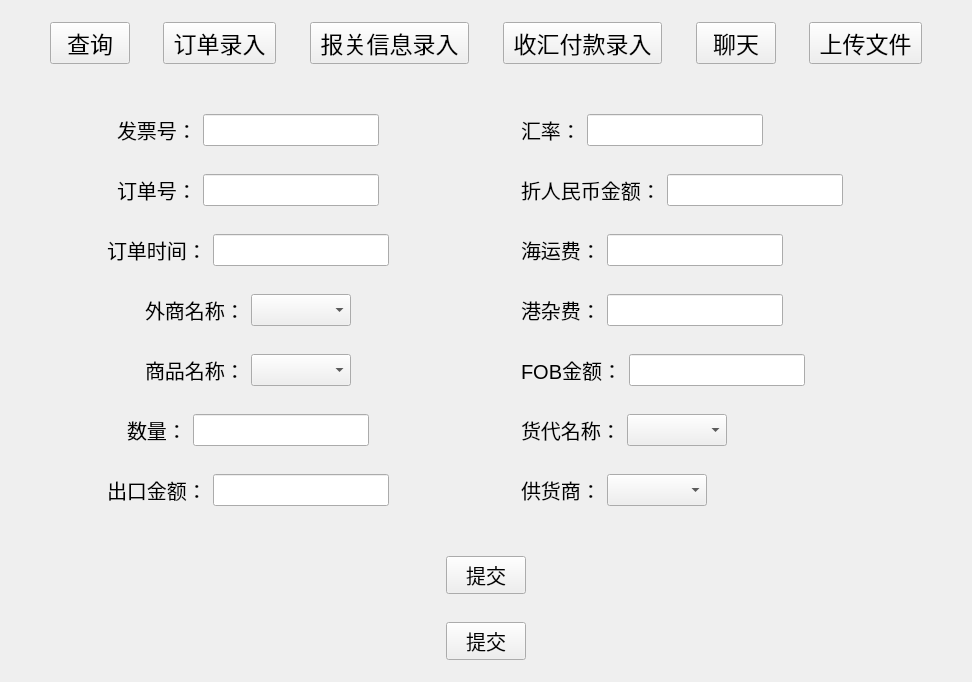
<?xml version="1.0" encoding="UTF-8"?>
<ui version="4.0">
 <class>MainWindow3Class</class>
 <widget class="QWidget" name="MainWindow3Class">
  <property name="geometry">
   <rect>
    <x>0</x>
    <y>0</y>
    <width>972</width>
    <height>606</height>
   </rect>
  </property>
  <property name="windowTitle">
   <string>MainWindow3</string>
  </property>
  <layout class="QVBoxLayout" name="verticalLayout_3">
   <item>
    <widget class="QWidget" name="widget" native="true">
     <layout class="QHBoxLayout" name="horizontalLayout">
      <item>
       <spacer name="horizontalSpacer_14">
        <property name="orientation">
         <enum>Qt::Horizontal</enum>
        </property>
        <property name="sizeHint" stdset="0">
         <size>
          <width>40</width>
          <height>20</height>
         </size>
        </property>
       </spacer>
      </item>
      <item>
       <widget class="QPushButton" name="queryButton">
        <property name="font">
         <font>
          <pointsize>17</pointsize>
         </font>
        </property>
        <property name="text">
         <string>查询</string>
        </property>
       </widget>
      </item>
      <item>
       <spacer name="horizontalSpacer_15">
        <property name="orientation">
         <enum>Qt::Horizontal</enum>
        </property>
        <property name="sizeHint" stdset="0">
         <size>
          <width>40</width>
          <height>20</height>
         </size>
        </property>
       </spacer>
      </item>
      <item>
       <widget class="QPushButton" name="insertButton1">
        <property name="font">
         <font>
          <pointsize>17</pointsize>
         </font>
        </property>
        <property name="text">
         <string> 订单录入 </string>
        </property>
       </widget>
      </item>
      <item>
       <spacer name="horizontalSpacer">
        <property name="orientation">
         <enum>Qt::Horizontal</enum>
        </property>
        <property name="sizeHint" stdset="0">
         <size>
          <width>40</width>
          <height>20</height>
         </size>
        </property>
       </spacer>
      </item>
      <item>
       <widget class="QPushButton" name="insertButton2">
        <property name="font">
         <font>
          <pointsize>17</pointsize>
         </font>
        </property>
        <property name="text">
         <string> 报关信息录入 </string>
        </property>
       </widget>
      </item>
      <item>
       <spacer name="horizontalSpacer_2">
        <property name="orientation">
         <enum>Qt::Horizontal</enum>
        </property>
        <property name="sizeHint" stdset="0">
         <size>
          <width>40</width>
          <height>20</height>
         </size>
        </property>
       </spacer>
      </item>
      <item>
       <widget class="QPushButton" name="insertButton3">
        <property name="font">
         <font>
          <pointsize>17</pointsize>
         </font>
        </property>
        <property name="text">
         <string> 收汇付款录入 </string>
        </property>
       </widget>
      </item>
      <item>
       <spacer name="horizontalSpacer_16">
        <property name="orientation">
         <enum>Qt::Horizontal</enum>
        </property>
        <property name="sizeHint" stdset="0">
         <size>
          <width>40</width>
          <height>20</height>
         </size>
        </property>
       </spacer>
      </item>
      <item>
       <widget class="QPushButton" name="chatButton">
        <property name="font">
         <font>
          <pointsize>17</pointsize>
         </font>
        </property>
        <property name="text">
         <string>聊天</string>
        </property>
       </widget>
      </item>
      <item>
       <spacer name="horizontalSpacer_17">
        <property name="orientation">
         <enum>Qt::Horizontal</enum>
        </property>
        <property name="sizeHint" stdset="0">
         <size>
          <width>40</width>
          <height>20</height>
         </size>
        </property>
       </spacer>
      </item>
      <item>
       <widget class="QPushButton" name="uploadButton">
        <property name="font">
         <font>
          <pointsize>17</pointsize>
         </font>
        </property>
        <property name="text">
         <string> 上传文件 </string>
        </property>
       </widget>
      </item>
      <item>
       <spacer name="horizontalSpacer_13">
        <property name="orientation">
         <enum>Qt::Horizontal</enum>
        </property>
        <property name="sizeHint" stdset="0">
         <size>
          <width>40</width>
          <height>20</height>
         </size>
        </property>
       </spacer>
      </item>
     </layout>
    </widget>
   </item>
   <item>
    <widget class="QWidget" name="widget_18" native="true">
     <layout class="QHBoxLayout" name="horizontalLayout_16">
      <item>
       <widget class="QWidget" name="widget_2" native="true">
        <layout class="QVBoxLayout" name="verticalLayout">
         <item>
          <widget class="QWidget" name="widget_6" native="true">
           <layout class="QHBoxLayout" name="horizontalLayout_2">
            <item>
             <spacer name="horizontalSpacer_26">
              <property name="orientation">
               <enum>Qt::Horizontal</enum>
              </property>
              <property name="sizeHint" stdset="0">
               <size>
                <width>40</width>
                <height>20</height>
               </size>
              </property>
             </spacer>
            </item>
            <item>
             <widget class="QLabel" name="label_2">
              <property name="font">
               <font>
                <pointsize>15</pointsize>
               </font>
              </property>
              <property name="text">
               <string>发票号：</string>
              </property>
             </widget>
            </item>
            <item>
             <widget class="QLineEdit" name="invoice_num">
              <property name="font">
               <font>
                <pointsize>15</pointsize>
               </font>
              </property>
             </widget>
            </item>
            <item>
             <spacer name="horizontalSpacer_11">
              <property name="orientation">
               <enum>Qt::Horizontal</enum>
              </property>
              <property name="sizeHint" stdset="0">
               <size>
                <width>40</width>
                <height>20</height>
               </size>
              </property>
             </spacer>
            </item>
           </layout>
          </widget>
         </item>
         <item>
          <widget class="QWidget" name="widget_7" native="true">
           <layout class="QHBoxLayout" name="horizontalLayout_3">
            <item>
             <spacer name="horizontalSpacer_27">
              <property name="orientation">
               <enum>Qt::Horizontal</enum>
              </property>
              <property name="sizeHint" stdset="0">
               <size>
                <width>40</width>
                <height>20</height>
               </size>
              </property>
             </spacer>
            </item>
            <item>
             <widget class="QLabel" name="label_3">
              <property name="font">
               <font>
                <pointsize>15</pointsize>
               </font>
              </property>
              <property name="text">
               <string>订单号：</string>
              </property>
             </widget>
            </item>
            <item>
             <widget class="QLineEdit" name="order_num">
              <property name="font">
               <font>
                <pointsize>15</pointsize>
               </font>
              </property>
             </widget>
            </item>
            <item>
             <spacer name="horizontalSpacer_12">
              <property name="orientation">
               <enum>Qt::Horizontal</enum>
              </property>
              <property name="sizeHint" stdset="0">
               <size>
                <width>40</width>
                <height>20</height>
               </size>
              </property>
             </spacer>
            </item>
           </layout>
          </widget>
         </item>
         <item>
          <widget class="QWidget" name="widget_8" native="true">
           <layout class="QHBoxLayout" name="horizontalLayout_4">
            <item>
             <spacer name="horizontalSpacer_28">
              <property name="orientation">
               <enum>Qt::Horizontal</enum>
              </property>
              <property name="sizeHint" stdset="0">
               <size>
                <width>40</width>
                <height>20</height>
               </size>
              </property>
             </spacer>
            </item>
            <item>
             <widget class="QLabel" name="label_5">
              <property name="font">
               <font>
                <pointsize>15</pointsize>
               </font>
              </property>
              <property name="text">
               <string>订单时间：</string>
              </property>
             </widget>
            </item>
            <item>
             <widget class="QLineEdit" name="order_date">
              <property name="font">
               <font>
                <pointsize>15</pointsize>
               </font>
              </property>
             </widget>
            </item>
            <item>
             <spacer name="horizontalSpacer_18">
              <property name="orientation">
               <enum>Qt::Horizontal</enum>
              </property>
              <property name="sizeHint" stdset="0">
               <size>
                <width>40</width>
                <height>20</height>
               </size>
              </property>
             </spacer>
            </item>
           </layout>
          </widget>
         </item>
         <item>
          <widget class="QWidget" name="widget_4" native="true">
           <layout class="QHBoxLayout" name="horizontalLayout_6">
            <item>
             <spacer name="horizontalSpacer_29">
              <property name="orientation">
               <enum>Qt::Horizontal</enum>
              </property>
              <property name="sizeHint" stdset="0">
               <size>
                <width>40</width>
                <height>20</height>
               </size>
              </property>
             </spacer>
            </item>
            <item>
             <widget class="QLabel" name="label_4">
              <property name="font">
               <font>
                <pointsize>15</pointsize>
               </font>
              </property>
              <property name="text">
               <string>外商名称：</string>
              </property>
             </widget>
            </item>
            <item>
             <widget class="QComboBox" name="trader_name">
              <property name="font">
               <font>
                <pointsize>15</pointsize>
               </font>
              </property>
             </widget>
            </item>
            <item>
             <spacer name="horizontalSpacer_7">
              <property name="orientation">
               <enum>Qt::Horizontal</enum>
              </property>
              <property name="sizeHint" stdset="0">
               <size>
                <width>40</width>
                <height>20</height>
               </size>
              </property>
             </spacer>
            </item>
           </layout>
          </widget>
         </item>
         <item>
          <widget class="QWidget" name="widget_5" native="true">
           <layout class="QHBoxLayout" name="horizontalLayout_5">
            <item>
             <spacer name="horizontalSpacer_30">
              <property name="orientation">
               <enum>Qt::Horizontal</enum>
              </property>
              <property name="sizeHint" stdset="0">
               <size>
                <width>40</width>
                <height>20</height>
               </size>
              </property>
             </spacer>
            </item>
            <item>
             <widget class="QLabel" name="label_6">
              <property name="font">
               <font>
                <pointsize>15</pointsize>
               </font>
              </property>
              <property name="text">
               <string>商品名称：</string>
              </property>
             </widget>
            </item>
            <item>
             <widget class="QComboBox" name="goods_name">
              <property name="font">
               <font>
                <pointsize>15</pointsize>
               </font>
              </property>
             </widget>
            </item>
            <item>
             <spacer name="horizontalSpacer_8">
              <property name="orientation">
               <enum>Qt::Horizontal</enum>
              </property>
              <property name="sizeHint" stdset="0">
               <size>
                <width>40</width>
                <height>20</height>
               </size>
              </property>
             </spacer>
            </item>
           </layout>
          </widget>
         </item>
         <item>
          <widget class="QWidget" name="widget_9" native="true">
           <layout class="QHBoxLayout" name="horizontalLayout_7">
            <item>
             <spacer name="horizontalSpacer_31">
              <property name="orientation">
               <enum>Qt::Horizontal</enum>
              </property>
              <property name="sizeHint" stdset="0">
               <size>
                <width>40</width>
                <height>20</height>
               </size>
              </property>
             </spacer>
            </item>
            <item>
             <widget class="QLabel" name="label_8">
              <property name="font">
               <font>
                <pointsize>15</pointsize>
               </font>
              </property>
              <property name="text">
               <string>数量：</string>
              </property>
             </widget>
            </item>
            <item>
             <widget class="QLineEdit" name="goods_quantity">
              <property name="font">
               <font>
                <pointsize>15</pointsize>
               </font>
              </property>
             </widget>
            </item>
            <item>
             <spacer name="horizontalSpacer_19">
              <property name="orientation">
               <enum>Qt::Horizontal</enum>
              </property>
              <property name="sizeHint" stdset="0">
               <size>
                <width>40</width>
                <height>20</height>
               </size>
              </property>
             </spacer>
            </item>
           </layout>
          </widget>
         </item>
         <item>
          <widget class="QWidget" name="widget_10" native="true">
           <layout class="QHBoxLayout" name="horizontalLayout_8">
            <item>
             <spacer name="horizontalSpacer_32">
              <property name="orientation">
               <enum>Qt::Horizontal</enum>
              </property>
              <property name="sizeHint" stdset="0">
               <size>
                <width>40</width>
                <height>20</height>
               </size>
              </property>
             </spacer>
            </item>
            <item>
             <widget class="QLabel" name="label_9">
              <property name="font">
               <font>
                <pointsize>15</pointsize>
               </font>
              </property>
              <property name="text">
               <string>出口金额：</string>
              </property>
             </widget>
            </item>
            <item>
             <widget class="QLineEdit" name="export_amount">
              <property name="font">
               <font>
                <pointsize>15</pointsize>
               </font>
              </property>
             </widget>
            </item>
            <item>
             <spacer name="horizontalSpacer_20">
              <property name="orientation">
               <enum>Qt::Horizontal</enum>
              </property>
              <property name="sizeHint" stdset="0">
               <size>
                <width>40</width>
                <height>20</height>
               </size>
              </property>
             </spacer>
            </item>
           </layout>
          </widget>
         </item>
        </layout>
       </widget>
      </item>
      <item>
       <spacer name="verticalSpacer">
        <property name="orientation">
         <enum>Qt::Vertical</enum>
        </property>
        <property name="sizeHint" stdset="0">
         <size>
          <width>20</width>
          <height>40</height>
         </size>
        </property>
       </spacer>
      </item>
      <item>
       <widget class="QWidget" name="widget_3" native="true">
        <layout class="QVBoxLayout" name="verticalLayout_2">
         <item>
          <widget class="QWidget" name="widget_11" native="true">
           <layout class="QHBoxLayout" name="horizontalLayout_9">
            <item>
             <widget class="QLabel" name="label_10">
              <property name="font">
               <font>
                <pointsize>15</pointsize>
               </font>
              </property>
              <property name="text">
               <string>汇率：</string>
              </property>
             </widget>
            </item>
            <item>
             <widget class="QLineEdit" name="ex_rate">
              <property name="font">
               <font>
                <pointsize>15</pointsize>
               </font>
              </property>
             </widget>
            </item>
            <item>
             <spacer name="horizontalSpacer_21">
              <property name="orientation">
               <enum>Qt::Horizontal</enum>
              </property>
              <property name="sizeHint" stdset="0">
               <size>
                <width>40</width>
                <height>20</height>
               </size>
              </property>
             </spacer>
            </item>
           </layout>
          </widget>
         </item>
         <item>
          <widget class="QWidget" name="widget_12" native="true">
           <layout class="QHBoxLayout" name="horizontalLayout_10">
            <item>
             <widget class="QLabel" name="label_11">
              <property name="font">
               <font>
                <pointsize>15</pointsize>
               </font>
              </property>
              <property name="text">
               <string>折人民币金额：</string>
              </property>
             </widget>
            </item>
            <item>
             <widget class="QLineEdit" name="rmb_amount">
              <property name="font">
               <font>
                <pointsize>15</pointsize>
               </font>
              </property>
             </widget>
            </item>
            <item>
             <spacer name="horizontalSpacer_22">
              <property name="orientation">
               <enum>Qt::Horizontal</enum>
              </property>
              <property name="sizeHint" stdset="0">
               <size>
                <width>40</width>
                <height>20</height>
               </size>
              </property>
             </spacer>
            </item>
           </layout>
          </widget>
         </item>
         <item>
          <widget class="QWidget" name="widget_13" native="true">
           <layout class="QHBoxLayout" name="horizontalLayout_11">
            <item>
             <widget class="QLabel" name="label_12">
              <property name="font">
               <font>
                <pointsize>15</pointsize>
               </font>
              </property>
              <property name="text">
               <string>海运费：</string>
              </property>
             </widget>
            </item>
            <item>
             <widget class="QLineEdit" name="ocean_freight">
              <property name="font">
               <font>
                <pointsize>15</pointsize>
               </font>
              </property>
             </widget>
            </item>
            <item>
             <spacer name="horizontalSpacer_23">
              <property name="orientation">
               <enum>Qt::Horizontal</enum>
              </property>
              <property name="sizeHint" stdset="0">
               <size>
                <width>40</width>
                <height>20</height>
               </size>
              </property>
             </spacer>
            </item>
           </layout>
          </widget>
         </item>
         <item>
          <widget class="QWidget" name="widget_14" native="true">
           <layout class="QHBoxLayout" name="horizontalLayout_12">
            <item>
             <widget class="QLabel" name="label_13">
              <property name="font">
               <font>
                <pointsize>15</pointsize>
               </font>
              </property>
              <property name="text">
               <string>港杂费：</string>
              </property>
             </widget>
            </item>
            <item>
             <widget class="QLineEdit" name="port_surcharge">
              <property name="font">
               <font>
                <pointsize>15</pointsize>
               </font>
              </property>
             </widget>
            </item>
            <item>
             <spacer name="horizontalSpacer_24">
              <property name="orientation">
               <enum>Qt::Horizontal</enum>
              </property>
              <property name="sizeHint" stdset="0">
               <size>
                <width>40</width>
                <height>20</height>
               </size>
              </property>
             </spacer>
            </item>
           </layout>
          </widget>
         </item>
         <item>
          <widget class="QWidget" name="widget_15" native="true">
           <layout class="QHBoxLayout" name="horizontalLayout_13">
            <item>
             <widget class="QLabel" name="label_14">
              <property name="font">
               <font>
                <pointsize>15</pointsize>
               </font>
              </property>
              <property name="text">
               <string>FOB金额：</string>
              </property>
             </widget>
            </item>
            <item>
             <widget class="QLineEdit" name="fob_amount">
              <property name="font">
               <font>
                <pointsize>15</pointsize>
               </font>
              </property>
             </widget>
            </item>
            <item>
             <spacer name="horizontalSpacer_25">
              <property name="orientation">
               <enum>Qt::Horizontal</enum>
              </property>
              <property name="sizeHint" stdset="0">
               <size>
                <width>40</width>
                <height>20</height>
               </size>
              </property>
             </spacer>
            </item>
           </layout>
          </widget>
         </item>
         <item>
          <widget class="QWidget" name="widget_16" native="true">
           <layout class="QHBoxLayout" name="horizontalLayout_14">
            <item>
             <widget class="QLabel" name="label_15">
              <property name="font">
               <font>
                <pointsize>15</pointsize>
               </font>
              </property>
              <property name="text">
               <string>货代名称：</string>
              </property>
             </widget>
            </item>
            <item>
             <widget class="QComboBox" name="forwarder_name">
              <property name="font">
               <font>
                <pointsize>15</pointsize>
               </font>
              </property>
             </widget>
            </item>
            <item>
             <spacer name="horizontalSpacer_5">
              <property name="orientation">
               <enum>Qt::Horizontal</enum>
              </property>
              <property name="sizeHint" stdset="0">
               <size>
                <width>40</width>
                <height>20</height>
               </size>
              </property>
             </spacer>
            </item>
           </layout>
          </widget>
         </item>
         <item>
          <widget class="QWidget" name="widget_17" native="true">
           <layout class="QHBoxLayout" name="horizontalLayout_15">
            <item>
             <widget class="QLabel" name="label_16">
              <property name="font">
               <font>
                <pointsize>15</pointsize>
               </font>
              </property>
              <property name="text">
               <string>供货商：</string>
              </property>
             </widget>
            </item>
            <item>
             <widget class="QComboBox" name="supplier_name">
              <property name="font">
               <font>
                <pointsize>15</pointsize>
               </font>
              </property>
             </widget>
            </item>
            <item>
             <spacer name="horizontalSpacer_6">
              <property name="orientation">
               <enum>Qt::Horizontal</enum>
              </property>
              <property name="sizeHint" stdset="0">
               <size>
                <width>40</width>
                <height>20</height>
               </size>
              </property>
             </spacer>
            </item>
           </layout>
          </widget>
         </item>
        </layout>
       </widget>
      </item>
     </layout>
    </widget>
   </item>
   <item>
    <widget class="QWidget" name="widget_19" native="true">
     <layout class="QHBoxLayout" name="horizontalLayout_17">
      <item>
       <spacer name="horizontalSpacer_3">
        <property name="orientation">
         <enum>Qt::Horizontal</enum>
        </property>
        <property name="sizeHint" stdset="0">
         <size>
          <width>40</width>
          <height>20</height>
         </size>
        </property>
       </spacer>
      </item>
      <item>
       <widget class="QPushButton" name="submit">
        <property name="font">
         <font>
          <pointsize>15</pointsize>
         </font>
        </property>
        <property name="text">
         <string>提交</string>
        </property>
       </widget>
      </item>
      <item>
       <spacer name="horizontalSpacer_4">
        <property name="orientation">
         <enum>Qt::Horizontal</enum>
        </property>
        <property name="sizeHint" stdset="0">
         <size>
          <width>40</width>
          <height>20</height>
         </size>
        </property>
       </spacer>
      </item>
     </layout>
    </widget>
   </item>
   <item>
    <widget class="QWidget" name="widget_20" native="true">
     <layout class="QHBoxLayout" name="horizontalLayout_18">
      <item>
       <spacer name="horizontalSpacer_9">
        <property name="orientation">
         <enum>Qt::Horizontal</enum>
        </property>
        <property name="sizeHint" stdset="0">
         <size>
          <width>40</width>
          <height>20</height>
         </size>
        </property>
       </spacer>
      </item>
      <item>
       <widget class="QPushButton" name="submit_2">
        <property name="font">
         <font>
          <pointsize>15</pointsize>
         </font>
        </property>
        <property name="text">
         <string>提交</string>
        </property>
       </widget>
      </item>
      <item>
       <spacer name="horizontalSpacer_10">
        <property name="orientation">
         <enum>Qt::Horizontal</enum>
        </property>
        <property name="sizeHint" stdset="0">
         <size>
          <width>40</width>
          <height>20</height>
         </size>
        </property>
       </spacer>
      </item>
     </layout>
    </widget>
   </item>
  </layout>
 </widget>
 <layoutdefault spacing="6" margin="11"/>
 <resources/>
 <connections/>
</ui>
